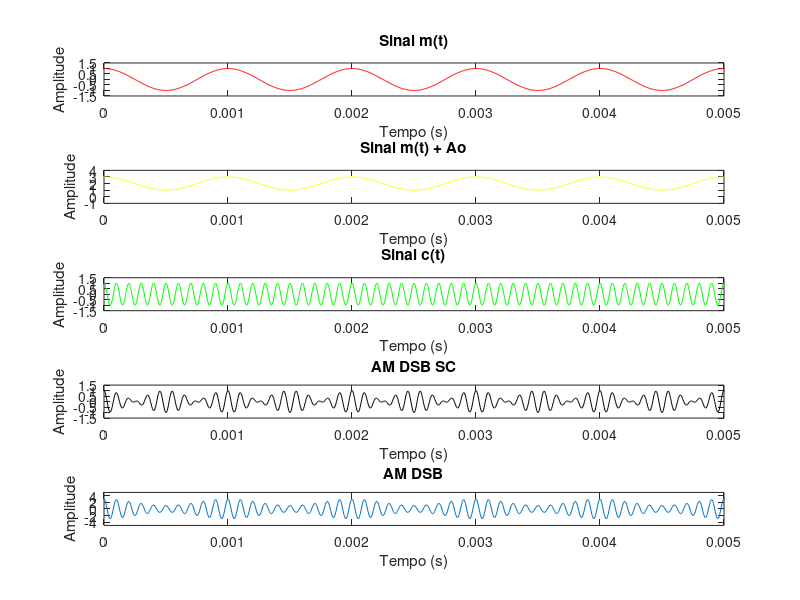
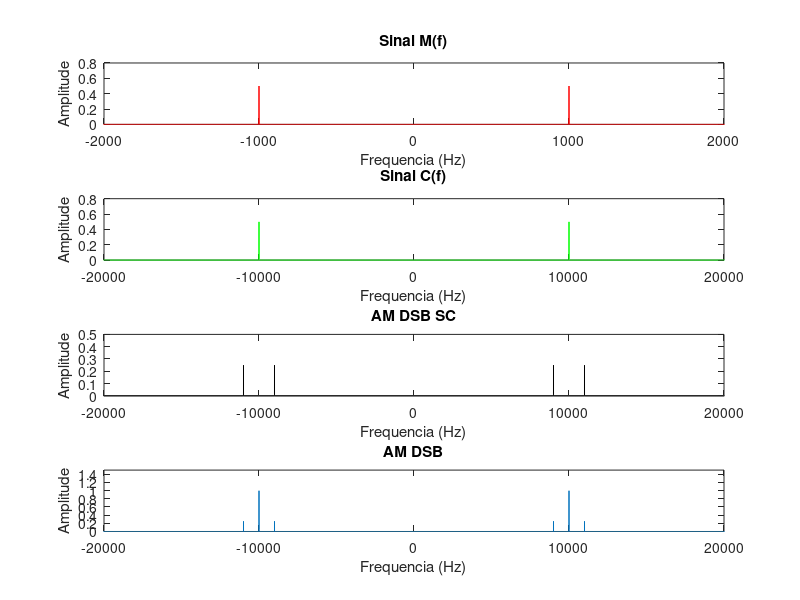
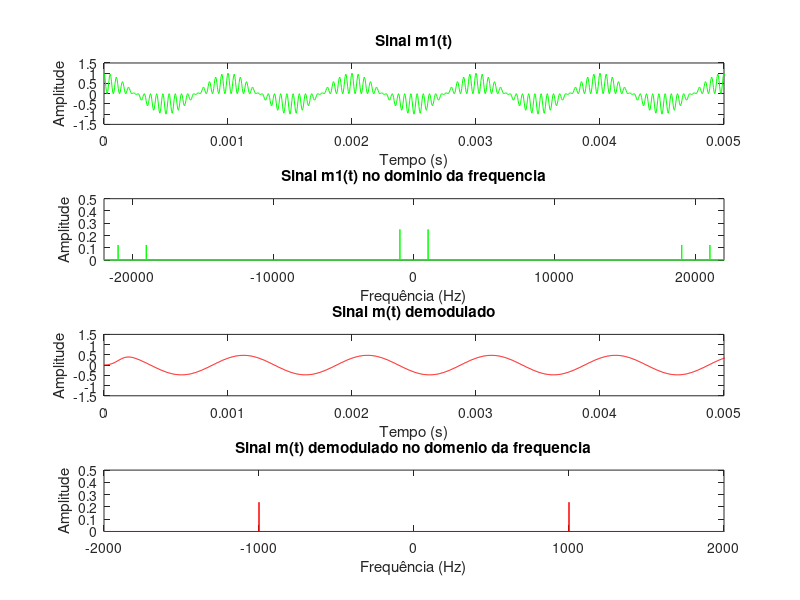
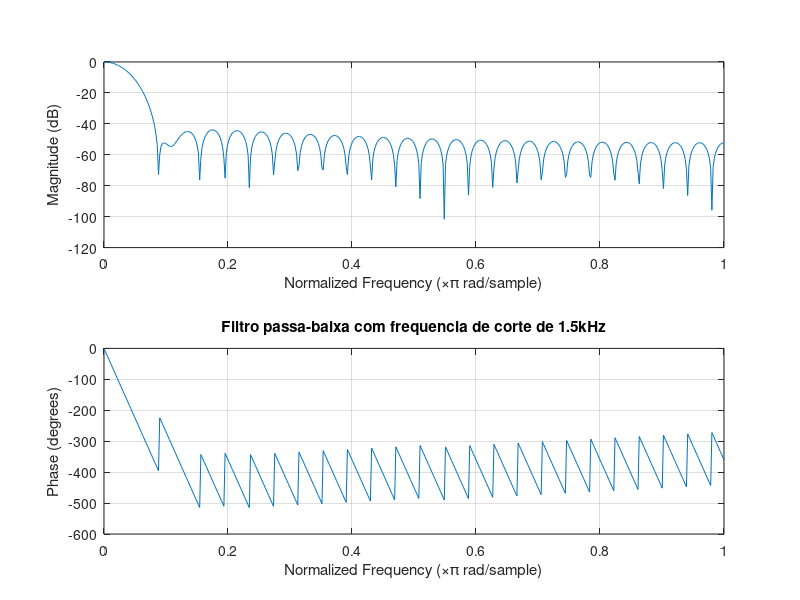

Here is the MATLAB script that generated these plots, in order:
clc
close all
clear all

Am = 1;                                 % Amplitude do sinal 
Ac = 1;                                 % Amplitude da portadora
Ao = 2;                                 % Amplitude AM DSB
fm = 1000;                              % Frequência do sinal
fc = 10000;                             % Frequência da portadora
N = 200;                                % Fator de superamostragem
fs = N*fm;                              % Frequência de amostragem
num_periodos = 1000;                    % Número de períodos
t_final = num_periodos*(1/fm);          % Dois períodos
Ts = 1/fs;                              % Tempo de amostragem 
t = 0:Ts:t_final;                       % Vetor tempo

% Sinal a ser modulado e portadora
m = Am*cos(2*pi*fm.*t);
c = Ac*cos(2*pi*fc.*t);
m_dsb = Ao + m;

% Modulacao AM DSB SC e AM DSB
s_AM_DSB_SC = m.*c;
s_AM_DSB = m_dsb.*c;

% Potencia dos sinais
P_AM_DSB_SC = ((norm(s_AM_DSB_SC)).^2)/length(t);
P_AM_DSB = ((norm(s_AM_DSB)).^2)/length(t);

%% Sinais originais e modulados no domínio do tempo
figure(1)
subplot(5,1,1)
plot(t,m,'r')
ylabel('Amplitude')
xlabel('Tempo (s)')
title('Sinal m(t)')
axis([0 t_final/200 -1.5*Am 1.5*Am])  

subplot(5,1,2)
plot(t,m_dsb,'y')
ylabel('Amplitude')
xlabel('Tempo (s)')
title('Sinal m(t) + Ao')
axis([0 t_final/200 -1 4])  

subplot(5,1,3)
plot(t,c,'g')
ylabel('Amplitude')
xlabel('Tempo (s)')
title('Sinal c(t)')
axis([0 t_final/200 -1.5*Am 1.5*Am])  

subplot(5,1,4)
plot(t,s_AM_DSB_SC,'k')
ylabel('Amplitude')
xlabel('Tempo (s)')
title('AM DSB SC')
axis([0 t_final/200 -1.5*Am 1.5*Am])  

subplot(5,1,5)
plot(t,s_AM_DSB)
ylabel('Amplitude')
xlabel('Tempo (s)')
title('AM DSB')
axis([0 t_final/200 -5*Am 5*Am])  

f_passo = 1/t_final;                   
f = -fs/2:f_passo:fs/2; 

M = fftshift(fft(m)/length(m));
C = fftshift(fft(c)/length(c));
S_AM_DSB_SC = fftshift(fft(s_AM_DSB_SC)/length(s_AM_DSB_SC));
S_AM_DSB = fftshift(fft(s_AM_DSB)/length(s_AM_DSB));

%% Sinais originais e modulados no domínio da frequencia
figure(2)
subplot(4,1,1)
plot(f,abs(M),'r');
axis([-2*fm 2*fm 0 0.8]);
ylabel('Amplitude')
xlabel('Frequencia (Hz)')
title('Sinal M(f)')

subplot(4,1,2)
plot(f,abs(C),'g');
axis([-2*fc 2*fc 0 0.8]);
ylabel('Amplitude')
xlabel('Frequencia (Hz)')
title('Sinal C(f)')

subplot(4,1,3)
plot(f,abs(S_AM_DSB_SC),'k');
axis([-2*fc 2*fc 0 0.5]);
ylabel('Amplitude')
xlabel('Frequencia (Hz)')
title('AM DSB SC')

subplot(4,1,4)
plot(f,abs(S_AM_DSB));
axis([-2*fc 2*fc 0 1.5]);
ylabel('Amplitude')
xlabel('Frequencia (Hz)')
title('AM DSB')

%% Demodulacao do sinal AM DSB SC 
m1 = s_AM_DSB_SC.*c;

filtro = fir1(50,(2*1500)/fs);
sinal_final = filter(filtro,1,m1);

M1 = fftshift(fft(m1)/length(m1));
SINAL_FINAL = fftshift(fft(sinal_final)/length(sinal_final));

figure(3)
subplot(4,1,1)
plot(t,m1,'g')
ylabel('Amplitude')
xlabel('Tempo (s)')
axis([0 t_final/200 -1.5*Am 1.5*Am]) 
title('Sinal m1(t)')

subplot(4,1,2)
plot(f,abs(M1),'g');
ylabel('Amplitude')
xlabel('Frequência (Hz)')
axis([-2.2*fc 2.2*fc 0 0.5]);
title('Sinal m1(t) no dominio da frequencia')

subplot(4,1,3)
plot(t,sinal_final,'r');
ylabel('Amplitude')
xlabel('Tempo (s)')
axis([0 t_final/200 -1.5*Am 1.5*Am])  
title('Sinal m(t) demodulado')

subplot(4,1,4)
plot(f,abs(SINAL_FINAL),'r');
ylabel('Amplitude')
xlabel('Frequência (Hz)')
axis([-2000 2000 0 0.5]);
title('Sinal m(t) demodulado no domenio da frequencia')

figure(4)
freqz(filtro)
title('Filtro passa-baixa com frequencia de corte de 1.5kHz')

%% Alterando o fator modulante na modulacao AM DSB
u = [0.25 0.5 0.75 1 1.5];

% Sinais AM DSB com diferentes fator de modulacao
s1_AM_DSB = Ac*(1+u(1)*m).*c;
s2_AM_DSB = Ac*(1+u(2)*m).*c;
s3_AM_DSB = Ac*(1+u(3)*m).*c;
s4_AM_DSB = Ac*(1+u(4)*m).*c;
s5_AM_DSB = Ac*(1+u(5)*m).*c;

figure(5)
subplot(5,1,1)
plot(t,s1_AM_DSB)
ylabel('Amplitude')
xlabel('Tempo (s)')
axis([0 t_final/200 -1.5*Am 1.5*Am]) 
title('AM DSB com u = 0.25')

subplot(5,1,2)
plot(t,s2_AM_DSB)
ylabel('Amplitude')
xlabel('Tempo (s)')
axis([0 t_final/200 -1.5*Am 1.5*Am]) 
title('AM DSB com u = 0.50')

subplot(5,1,3)
plot(t,s3_AM_DSB)
ylabel('Amplitude')
xlabel('Tempo (s)')
axis([0 t_final/200 -1.5*Am 1.5*Am]) 
title('AM DSB com u = 0.75')

subplot(5,1,4)
plot(t,s4_AM_DSB)
ylabel('Amplitude')
xlabel('Tempo (s)')
axis([0 t_final/200 -1.5*Am 1.5*Am]) 
title('AM DSB com u = 1')

subplot(5,1,5)
plot(t,s5_AM_DSB)
ylabel('Amplitude')
xlabel('Tempo (s)')
axis([0 t_final/200 -1.5*Am 1.5*Am]) 
title('AM DSB com u = 1.5')